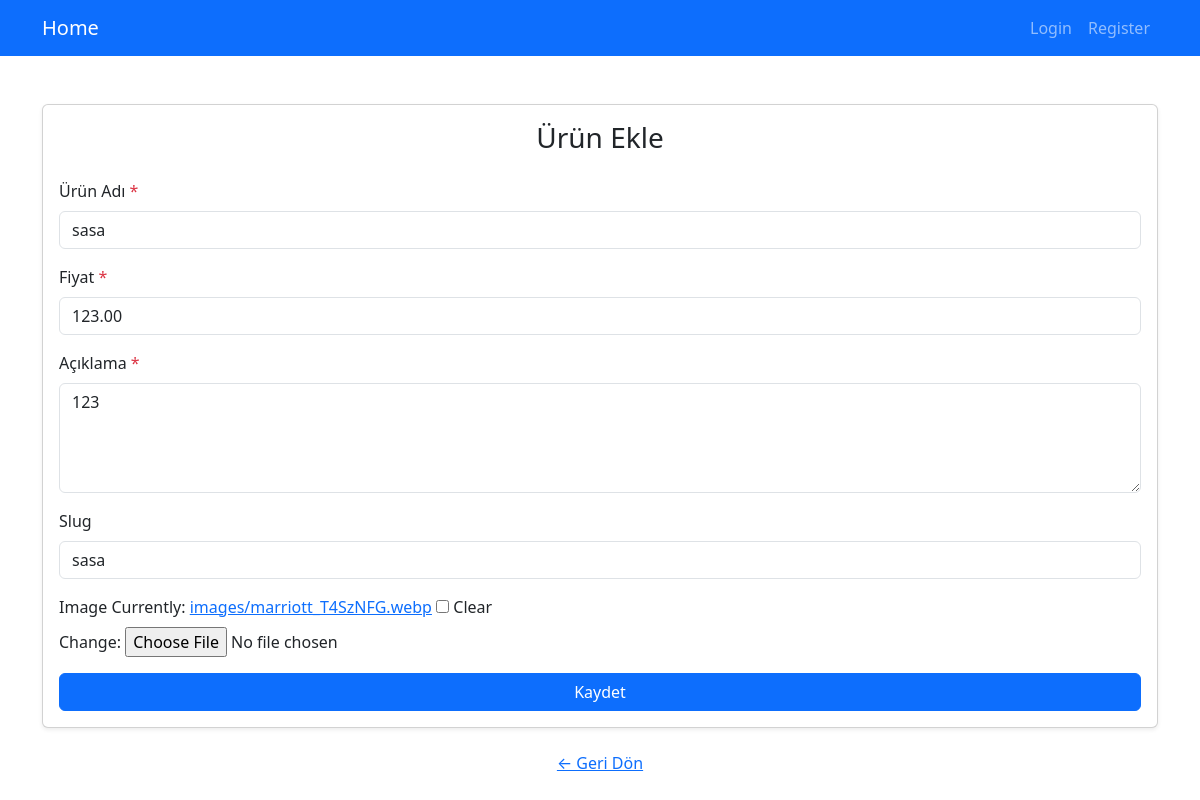
Page /products/edit/41 on the committed database.
### myapp/models.py (models this page shows, shortened)
class Product(models.Model):
    name= models.CharField(max_length=50) # varchar max 50 sql karşılığı
    price = models.DecimalField( max_digits=8, decimal_places=2)
    description=models.CharField(max_length=200)
    image = models.FileField(upload_to="images/", blank=True, null=True)
    isActive= models.BooleanField(default=True)#NULL =>null=True DEĞER içeriz herhangi bir kayıt olmaz yani 0 yada 1 olarak gelmez, illa true false olmasına gerek yok
    """category=models.ForeignKey(Category, on_delete=models.CASCADE,null=True, related_name="products") # ilişki kurduk category ile burda , bir kategori silinirse ona bağlı ürünlerde silinsin istiyoruz on_delete=models.CASCADE ile , null=True bu alan boş geçilebilir demek..////Cascade yerine on_delete=models.SET_NULL da kullanılabilir bu durumda kategori silinirse ürün kalır ama kategorisi null olur null=true olması gerek ama dikkat bunu tanımlarsan, yada setdafult bi değer///"""
    supplier=models.ForeignKey(Supplier, on_delete=models.CASCADE, null=True,)
    categories=models.ManyToManyField(Category) #bir ürün birden fazla kategoriye ait olabilir bir kategoriye de birden fazla ürün ait olabilir many to many ilişki kurduk
    slug =models.SlugField(default="", null=False, db_index=True ,blank=True) #mig olucak bunun için name göre bi veri bulcaz /1 yerine products/telefonu bulcaz bunun sayesinde zaten otomatik oluşuyor sluga adminde görmemek için editable create aşamsında o kendi kendiine oluşcak zaten
    """
    def save(self, *args, **kwargs):
        # self.slug= self.name.replace(" ","-").lower() #  bu yapı yerine yada boşlukları silin türkçe akrakterleri ing yapn çeviren bir yapıyı kullancaz slugify bu yapida
        self.slug= slugify(self.name)
        super().save(*args, **kwargs)
    """

### myapp/views.py (the view)
# urls.py: path('edit/<int:id>', views.edit , name="product_edit"),
def edit(request,id ):
    product = get_object_or_404(Product, pk=id)
    if request.method == 'POST':
        form = ProductForm(request.POST, request.FILES, instance=product)
        if form.is_valid():
            form.save()
            return redirect(reverse('product_details', args=[product.slug]))
    else:
        form = ProductForm(instance=product)
    return render(request, 'edit.html', {
        'form': form,
        'product': product
    })

### myapp/forms.py
class ProductForm(forms.ModelForm): # genel form yapısı
    class Meta:
        from .models import Product
        model = Product
        error_messages = {
            'name': {
                "required": "name alanını giriniz",
                'max_length': "Ürün adı en fazla 50 karakter olmalıdır.",
            },
            'price': {
                "required": "price alanın sayısal değer giriniz",
                "invalid": "Geçersiz fiyat değeri. sayısal değer giriniz",
            },
        }
        fields = ["name", "price", "description", "slug","image"] #hangi alanları kullanmak istiyorsak onları yazcaz
        labels = {
            "name": "Ürün Adı",
            "price": "Fiyat",
            "description": "Açıklama",
            "slug": "Slug"
        }
        widgets = {
            "name": forms.TextInput(attrs={"class": "form-control"}),
            "price": forms.TextInput(attrs={"class": "form-control"}),
            "description": forms.Textarea(attrs={"class": "form-control", "rows": 4}),
            "slug": forms.TextInput(attrs={"class": "form-control"})
        }

### templates/edit.html (shortened to what this page needs)
{% extends "layout.html" %}
{% load static %}
{% block content %}
<div class="container mt-5" >
    <div class="card shadow-sm">
        <div class="card-body">
            <h3 class="card-title mb-4 text-center">Ürün Ekle</h3>
            <form method="post" novalidate enctype="multipart/form-data">
                {% for field in form %}
                    <div class="mb-3">
                        <label class="form-label">
                            {{ field.label }}
                            {% if field.field.required %}
                                <span class="text-danger">*</span>
                            {% endif %}
                        </label>
                        {{ field }}
                    </div>
                {% endfor %}
                <div class="d-grid">
                    <button type="submit" class="btn btn-primary">
                        Kaydet
                    </button>
                </div>
            </form>
        </div>
    </div>
    <div class="text-center mt-3">
        <a href="{% url 'index' %}" class="btn btn-link">
            ← Geri Dön
        </a>
    </div>
</div>
{% endblock %}

### rows in the picture
Product: form "sasa" "123.00" "123" "sasa"

### other values in the picture
{{ field.label }} "Ürün Adı" "Fiyat" "Açıklama" "Slug" "Image"
